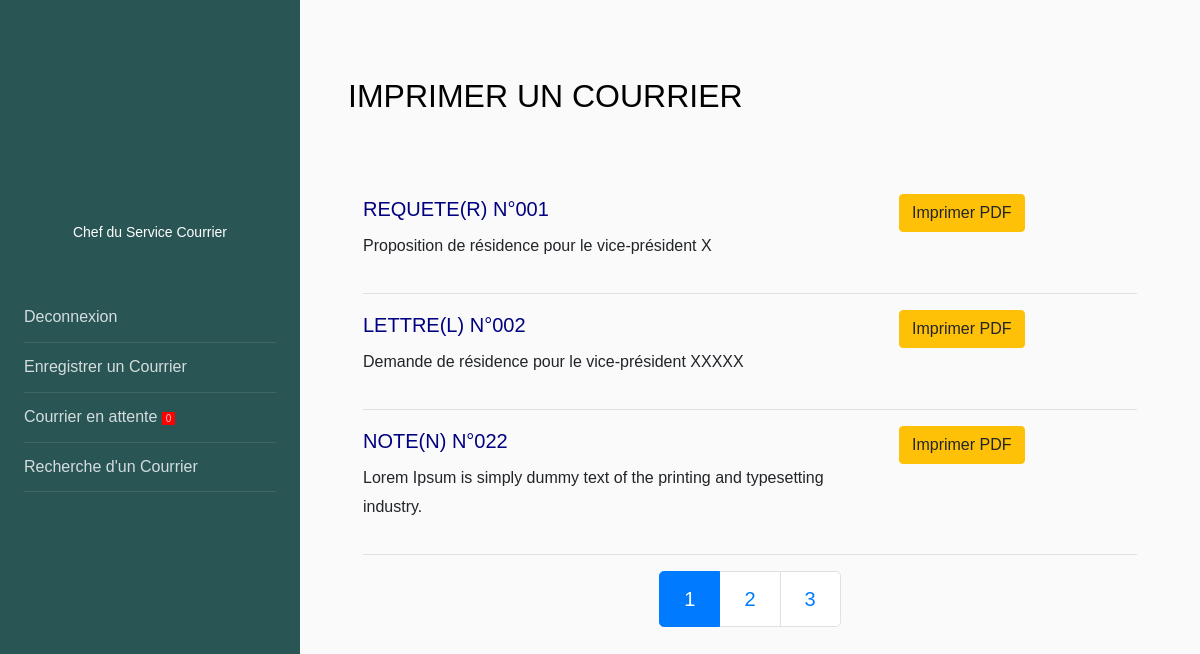
Page // on the committed database.
### senat/models.py (models this page shows, shortened)
class Courrier(models.Model):
    transmetteur = models.CharField(max_length=150, choices=EMETTEUR)
    recepteur = models.CharField(max_length=100, choices=RECEPTEUR)
    types = models.CharField(max_length=100, choices=TYPES_COURRIERS)
    structure = models.CharField(max_length=100, choices=STRUCTURE, null=True, blank=True)
    code = models.CharField(max_length=100, null=False, blank=False)
    annee = models.CharField(max_length=100, null=True, blank=True)
    date = models.DateField(blank=True, null=True)
    objet = models.CharField(max_length=10000, null=False, blank=False)
    service_traitement = models.CharField(max_length=150, choices=SERVICE_TRAITEMENT)
    mention = models.CharField(max_length=100, choices=MENTION, null=True, blank=True)
    is_active = models.BooleanField(default=True)
    created_at = models.DateTimeField(auto_now_add=True)
    class Meta:
        db_table = "courrier"

### senat/views.py (the view)
# urls.py: path('/', views.list_courrier, name='list_courrier'),
def list_courrier(request):
    courrier = Courrier.objects.filter(mention="ETUDE ET COMPTE RENDU", is_active=True)
    count_courrier = courrier.count()
    courriers = Courrier.objects.all()
    page = request.GET.get('page')
    num_of_items = 3
    paginator = Paginator(courriers, num_of_items)
    try:
        courriers = paginator.page(page)
    except PageNotAnInteger:
        page = 1
        courriers = paginator.page(page)
    except EmptyPage:
        page = paginator.num_pages
        courriers = paginator.page(page)
    return render(request, 'liste_courrier.html', {'courriers': courriers, 'count_courrier': count_courrier, 'paginator': paginator})

### senat/templates/liste_courrier.html (shortened to what this page needs)
{% load static %}
{% load crispy_forms_tags %}
<!DOCTYPE html>
<html>
<head>
<link rel="stylesheet" href="https://stackpath.bootstrapcdn.com/font-awesome/4.7.0/css/font-awesome.min.css">
<link rel="stylesheet" href="https://stackpath.bootstrapcdn.com/bootstrap/4.3.1/css/bootstrap.min.css">
</head>
<body>
<div class="wrapper d-flex align-items-stretch">
    <nav id="sidebar">
        <div class="p-4 pt-5">
            <a href="#" class="img logo rounded-circle mb-3" style="background-image: url(http://frontendfreecode.com/img/user.jpg);"></a>
            <p class="text-center"> <br> Chef du Service Courrier</p>
            <ul class="list-unstyled components mb-5 mt-5">
                <li>
                    <a href="{% url 'account:index' %}">Deconnexion</a>
                </li>
                <li>
                    <a href="{% url 'senat:chef_service' %}">Enregistrer un Courrier</a>
                </li>
                <li>
                    <a href="{% url 'senat:courrier_attente' %}">Courrier en attente <span style="font-size:10px; border: 1px solid red; padding-left: 3px; padding-right: 3px; border-radius: %; background-color: red">{{ count_courrier }}</span></a>
                </li>
                <li>
                    <a href="{% url 'senat:search_chef' %}">Recherche d'un Courrier </a>
                </li>
            </ul>
        </div>
    </nav>
    <div id="content" class="p-4 p-md-5 ">
        <h2 class="mb-4 mt-4">IMPRIMER UN COURRIER</h2>
    <br><br>
            <div class="container">
                {% for courrier in courriers %}
                <div class="row">
                    <div class="col-md-8">
                        <h5 style="color:Navy;">{{courrier.types}} N°{{courrier.code}}</h5><p style="font-size: 16px">{{courrier.objet}}</p>
                    </div>
                    <div class="col-md-4">
                        <a href="df/{{courrier.pk}}" target="_blank" class="btn btn-warning">Imprimer PDF</a>
                    </div>
                </div>
                <hr>
                {% endfor %}
            </div>
                <nav aria-label="Page navigation conatiner">
                    <ul class="pagination pagination-lg" style="justify-content: center">
                        {% for page in paginator.page_range %}
                            {% if page == courriers.number %}
                                <li class="page-item active" arria-current="page">
                                    <span class="page-link">{{page}}</span>
                                </li>
                            {% else %}
                                <li class="page-item">
                                    <a href="?page={{page}}" class="page-link">{{ page }}</a>
                                </li>
                            {% endif %}
                        {% endfor %}
                    </ul>
                </nav>
                </div>
    </div>
</body>
</html>

### senat/templates/liste_courrier.html (style rules this page uses)
body { font-family: "Poppins", Arial, sans-serif; font-size: 14px; line-height: 1.8; font-weight: normal; background: #fafafa; }
a { -webkit-transition: 0.3s all ease; -o-transition: 0.3s all ease; transition: 0.3s all ease; color: #fff; }
h1, h2, h3, h4, h5, .h1, .h2, .h3, .h4, .h5 { line-height: 1.5; font-weight: 400; font-family: "Poppins", Arial, sans-serif; color: #000; }
.img { background-size: cover; background-repeat: no-repeat; background-position: center center; }
.wrapper { width: 100%; }
#sidebar { min-width: 300px; max-width: 300px; background: #2a5555; color: #fff; -webkit-transition: all 0.3s; -o-transition: all 0.3s; transition: all 0.3s; }
#sidebar .logo { display: block; width: 120px; height: 120px; margin: 0 auto; }
#sidebar ul.components { padding: 0; }
#sidebar ul li { font-size: 16px; }
#sidebar ul li a { padding: 10px 0; display: block; color: rgba(255, 255, 255, 0.8); border-bottom: 1px solid rgba(255, 255, 255, 0.1); }
#content { width: 100%; padding: 0; min-height: 100vh; -webkit-transition: all 0.3s; -o-transition: all 0.3s; transition: all 0.3s; }

### rows in the picture
Courrier: types "REQUETE(R)", code "001", objet "Proposition de résidence pour le vice-président X"
Courrier: types "LETTRE(L)", code "002", objet "Demande de résidence pour le vice-président XXXXX"
Courrier: types "NOTE(N)", code "022", objet "Lorem Ipsum is simply dummy text of the printing and typesetting industry."

### other values in the picture
{{ count_courrier }} "0"
{{ page }} "1"
{{ page }} "2" "3"
